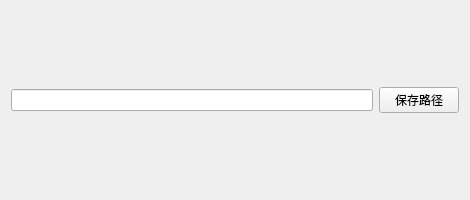
<?xml version="1.0" encoding="UTF-8"?>
<ui version="4.0">
 <class>DownloadWindow</class>
 <widget class="QWidget" name="DownloadWindow">
  <property name="geometry">
   <rect>
    <x>0</x>
    <y>0</y>
    <width>470</width>
    <height>200</height>
   </rect>
  </property>
  <property name="minimumSize">
   <size>
    <width>470</width>
    <height>200</height>
   </size>
  </property>
  <property name="maximumSize">
   <size>
    <width>470</width>
    <height>200</height>
   </size>
  </property>
  <property name="windowTitle">
   <string>选择保存路径</string>
  </property>
  <layout class="QHBoxLayout" name="horizontalLayout">
   <item>
    <widget class="QLineEdit" name="lineEdit">
     <property name="readOnly">
      <bool>true</bool>
     </property>
    </widget>
   </item>
   <item>
    <widget class="QPushButton" name="savePathBtn">
     <property name="text">
      <string>保存路径</string>
     </property>
    </widget>
   </item>
  </layout>
 </widget>
 <resources/>
 <connections/>
</ui>
